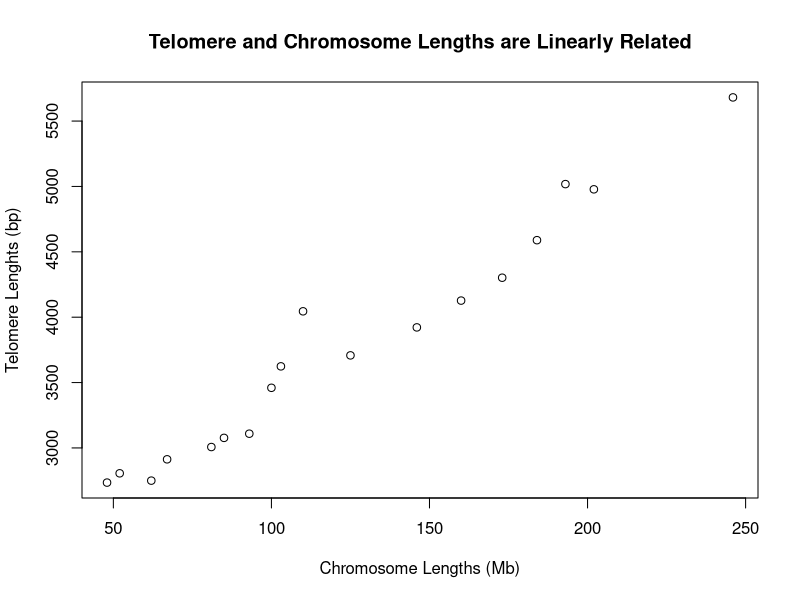
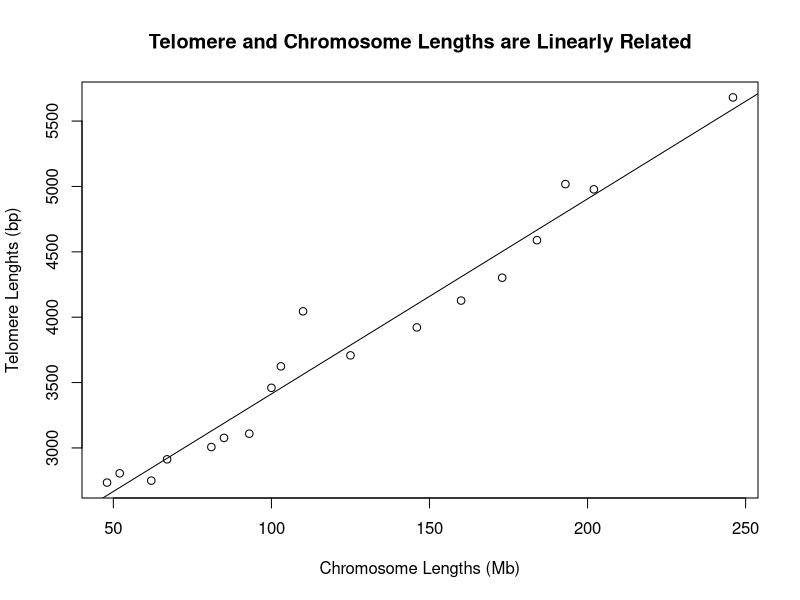
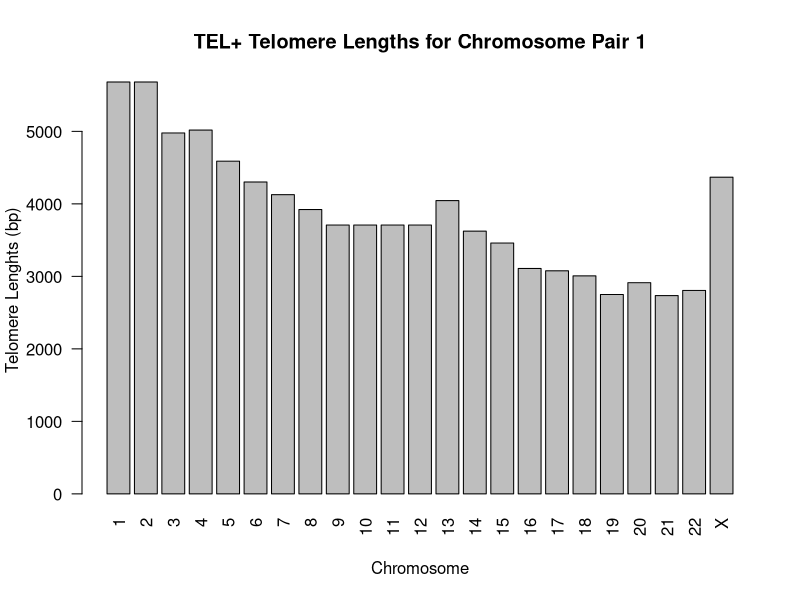
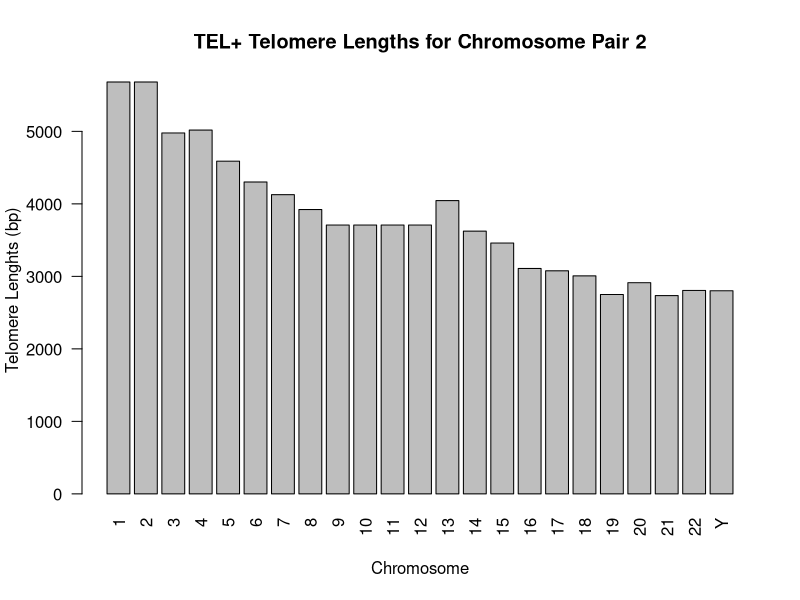
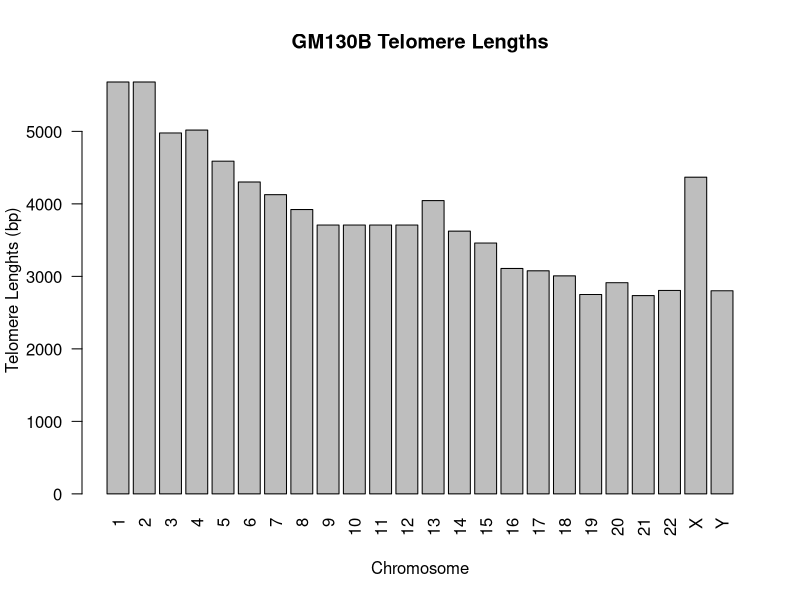
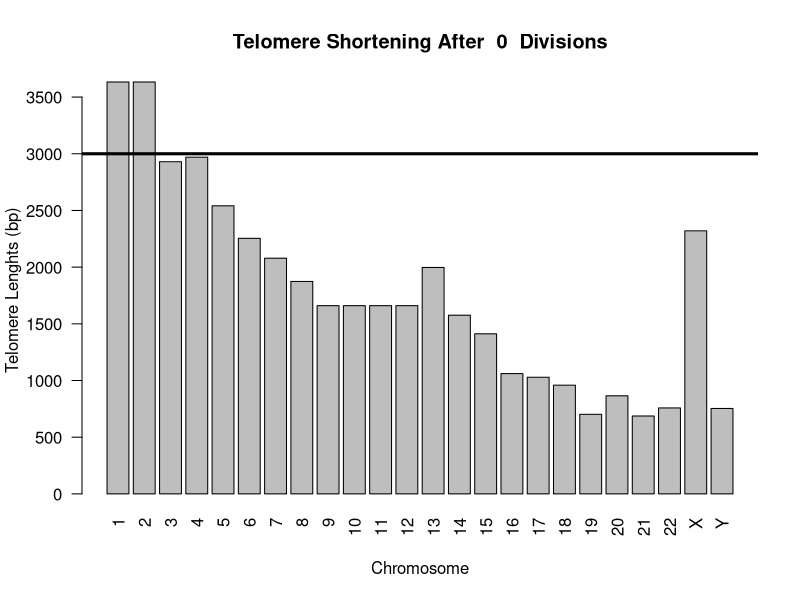
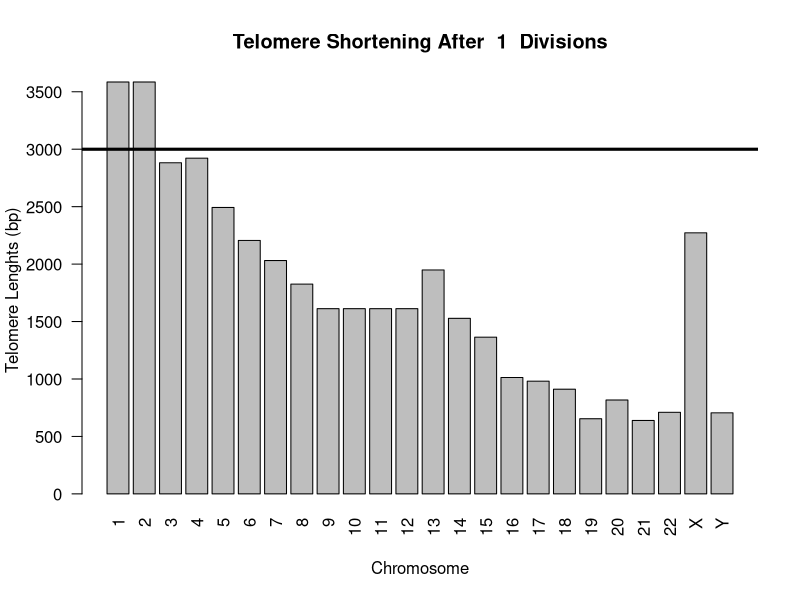
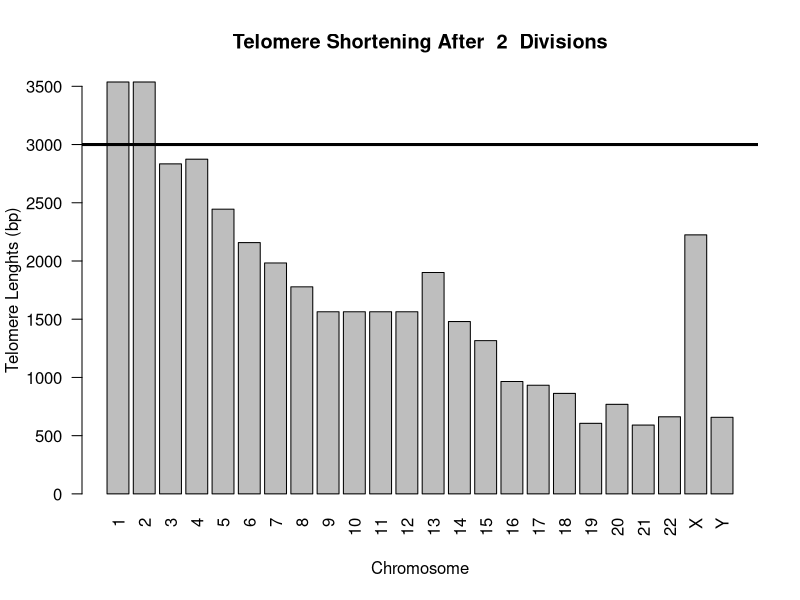

These charts were generated, in order, by the following R code:
## ---- chunk 1
# according to Suda 2002 there should be a linear relationship between chromosome length and telomere length
# Suda 2002 Table 1 chromosome size (megabases) and telomere length (bp)
chromosome_lengths <- c(246, 202, 193, 184, 173, 160, 146, 125, 110, 103, 100, 93, 85, 81, 62, 67, 48, 52)
telomere_lengths <- c(5681, 4978, 5018, 4589, 4302, 4127, 3922, 3708, 4045, 3624, 3460, 3109, 3077, 3007, 2750, 2913, 2735, 2806)
# these should be 18 long cause that's how many rows Suda 2002 has
length(chromosome_lengths)
length(telomere_lengths)
plot(chromosome_lengths, telomere_lengths, main ="Telomere and Chromosome Lengths are Linearly Related", xlab="Chromosome Lengths (Mb)", ylab="Telomere Lenghts (bp)")
## ---- chunk 2
# this is a linear regression of the variables
lm(telomere_lengths ~ chromosome_lengths)
## ---- chunk 3
# here I'm using abline to add the line of regression
plot(chromosome_lengths, telomere_lengths, main ="Telomere and Chromosome Lengths are Linearly Related", xlab="Chromosome Lengths (Mb)", ylab="Telomere Lenghts (bp)")
abline(1921.27 , 14.92)
## ---- chunk 4
# let's check the math here

14.92*50 + 1921.27

14.92*250 + 1921.27
## ---- chunk 5
# I'm assuming that this relationship will hold true for chromosomes X + Y
# AND that p/q is 1 in telomerase (Perrem 2001) and that it's fine
# to think of chromsomes 1+2 having equal telomere lengths AND that same deal for 9-12
# I need to calculate lengths for chromosome x and chromosome y
# Morton 1991 Parameters of the human genome Table 1 has data I can play with
# BUT, keep in mind that the chromosome Mb are slightly different from Suda 2002
# using y=mx+b to get x length
# NOTE that the Suda 2002 cell line is from a male, so it's XY
chromosome_X_length <- 14.92*164 + 1921.27
chromosome_X_length
# using y=mx+b to get y length
chromosome_Y_length <- 14.92*59 + 1921.27
chromosome_Y_length
# adding in the missing telomere lengths
chromosome_1_length <- telomere_lengths[1]
chromosome_2_length <- telomere_lengths[1]
chromosome_9_length <- telomere_lengths[8]
chromosome_10_length <- telomere_lengths[8]
chromosome_11_length <-telomere_lengths[8]
chromosome_12_length <- telomere_lengths[8]
## ---- chunk 6
# telomere_lengths is from Suda 2002. I wanna update it to have:
# individual lengths for C1+2
# individual lengths for C9-12
# individual lengths for X & Y 
# ^ REMEMBER that X and Y are on different pairs of chromosomes!!!
# So, the diploid chromosome would be missing C2, C10, C11, C12, and X (OR Y)
# that's 5 less than 23, so initial length should be 18
length(telomere_lengths)
telomere_lengths
## ---- chunk 7
# here's the complete list of lengths for autosomal chromosomes 1-22 and sex chromosomes x and y
chrom_1 <- chromosome_1_length
chrom_2 <- chromosome_2_length
chrom_3 <- telomere_lengths[2]
chrom_4 <- telomere_lengths[3]
chrom_5 <- telomere_lengths[4]
chrom_6 <- telomere_lengths[5]
chrom_7 <- telomere_lengths[6]
chrom_8 <- telomere_lengths[7]
chrom_9 <- chromosome_9_length
chrom_10 <- chromosome_10_length
chrom_11 <- chromosome_11_length
chrom_12 <- chromosome_12_length
chrom_13 <- telomere_lengths[9]
chrom_14 <- telomere_lengths[10]
chrom_15 <- telomere_lengths[11]
chrom_16 <- telomere_lengths[12]
chrom_17 <- telomere_lengths[13]
chrom_18 <- telomere_lengths[14]
chrom_19 <- telomere_lengths[15]
chrom_20 <- telomere_lengths[16]
chrom_21 <- telomere_lengths[17]
chrom_22 <- telomere_lengths[18]
chrom_X <- chromosome_X_length
chrom_Y <- chromosome_Y_length
## ---- chunk 8
# this set has the X chromosome
chromosome_pair_1_telomere_lengths <- c(chrom_1, chrom_2, chrom_3, chrom_4, chrom_5, chrom_6, chrom_7, chrom_8, chrom_9, chrom_10, chrom_11, chrom_12,chrom_13,chrom_14,chrom_15,chrom_16,chrom_17,chrom_18,chrom_19,chrom_20, chrom_21, chrom_22, chrom_X)
# this set has the Y chromosome
chromosome_pair_2_telomere_lengths <- c(chrom_1, chrom_2, chrom_3, chrom_4, chrom_5, chrom_6, chrom_7, chrom_8, chrom_9, chrom_10, chrom_11, chrom_12,chrom_13,chrom_14,chrom_15,chrom_16,chrom_17,chrom_18,chrom_19,chrom_20, chrom_21, chrom_22, chrom_Y)

all_lengths <- c(chrom_1, chrom_2, chrom_3, chrom_4, chrom_5, chrom_6, chrom_7, chrom_8, chrom_9, chrom_10, chrom_11, chrom_12,chrom_13,chrom_14,chrom_15,chrom_16,chrom_17,chrom_18,chrom_19,chrom_20, chrom_21, chrom_22, chrom_X, chrom_Y)
mean(all_lengths)
(min(all_lengths)-2000)/48
(mean(all_lengths)-2000)/48
measured_lengths <- c(chrom_1, chrom_3, chrom_4, chrom_5, chrom_6, chrom_7, chrom_8, chrom_9,chrom_13,chrom_14,chrom_15,chrom_16,chrom_17,chrom_18,chrom_19,chrom_20, chrom_21, chrom_22)
(mean(measured_lengths))
(min(measured_lengths)-2000)/48
(mean(measured_lengths)-2000)/48
# paper
(2735-2000)/48
(3998-2000)/48
## ---- chunk 9
# here are the labels for chromosome pair set 1 and set 2
chromosome_pair_1_names <- c((1:22), "X")
chromosome_pair_2_names <- c((1:22), "Y")
## ---- chunk 10
barplot(chromosome_pair_1_telomere_lengths, names.arg=chromosome_pair_1_names, las=2, main ="TEL+ Telomere Lengths for Chromosome Pair 1", xlab="Chromosome", ylab="Telomere Lenghts (bp)")
# abline(h=2735)
## ---- chunk 11
# this has the y chromosome
barplot(chromosome_pair_2_telomere_lengths, names.arg=chromosome_pair_2_names, las=2, main ="TEL+ Telomere Lengths for Chromosome Pair 2", xlab="Chromosome", ylab="Telomere Lenghts (bp)")
## ---- chunk 12
# in the simple case of telomerase it is fair to assume the p and q arms will have a ratio of 1
# there's no real reason to be showing the autosomal pairs separately because they're the same lengths
# I'll pool everything together
telomerase_chromosome_lengths <- c(chrom_1, chrom_2, chrom_3, chrom_4, chrom_5, chrom_6, chrom_7, chrom_8, chrom_9, chrom_10, chrom_11, chrom_12,chrom_13,chrom_14,chrom_15,chrom_16,chrom_17,chrom_18,chrom_19,chrom_20, chrom_21, chrom_22, chrom_X, chrom_Y)
telomerase_chromosome_names <- c((1:22), "X", "Y")
barplot(telomerase_chromosome_lengths, names.arg=telomerase_chromosome_names, las=2, main ="GM130B Telomere Lengths", xlab="Chromosome", ylab="Telomere Lenghts (bp)")
## ---- chunk 13
# This models telomere shortening for -TMM OR TEL+ Telomerase Inhibition of Suda 2002 Cells
above_zero <- TRUE
division_number <- 0
telomerase_chromosome_lengths_play <- telomerase_chromosome_lengths -2000
while(above_zero) {
  telomerase_chromosome_lengths_play <- telomerase_chromosome_lengths_play - 48
  #print(telomerase_chromosome_lengths_play)
  #print(division_number)
  barplot(telomerase_chromosome_lengths_play, names.arg=telomerase_chromosome_names, las=2, main = paste("Telomere Shortening After ", division_number, " Divisions"), xlab="Chromosome", ylab="Telomere Lenghts (bp)")
  abline(h=5000, col="red", lwd=3)
  abline(h=3000, col="black", lwd=3)
  division_number <- division_number + 1
  # if(sum(mean(telomerase_chromosome_lengths_play) < 0) > 0)
  if(sum((telomerase_chromosome_lengths_play) < 0) > 0) {
    above_zero <- FALSE
  }
}

## ---- chunk 14
# use the range of chromosomal telomere lengths to estimate the starting telomere lengths of all chromosomes
# Sanders 2013 says human telomeres are estimated to be between 5,000 and 15,000 at birth
telomerase_chromosome_lengths_play <- telomerase_chromosome_lengths
# telomerase_chromosome_lengths_play
#mean(telomerase_chromosome_lengths)
15000/max(telomerase_chromosome_lengths)
#max(telomerase_chromosome_lengths_play) - min(telomerase_chromosome_lengths_play)
#sd(telomerase_chromosome_lengths_play)
telomerase_chromosome_lengths_START <- telomerase_chromosome_lengths * 15000/max(telomerase_chromosome_lengths)
telomerase_chromosome_lengths_START
barplot(telomerase_chromosome_lengths_START, names.arg=telomerase_chromosome_names, las=2, main = "Estimated Initial Human Telomere Lengths", xlab="Chromosome", ylab="Telomere Lenghts (bp)")
abline(h=5000, col="red", lty=2, lwd=3)
abline(h=3000, col="black", lty=2, lwd=3)
## ---- chunk 15
# How long until senesence if starting at 15K? and -48bp on division Suda 2002
above_five_thousand <- TRUE
division_number <- 0
telomerase_chromosome_lengths_play <- telomerase_chromosome_lengths_START
while(above_five_thousand) {
  telomerase_chromosome_lengths_play <- telomerase_chromosome_lengths_play - 48
  #print(telomerase_chromosome_lengths_play)
  #print(division_number)
  barplot(telomerase_chromosome_lengths_play, names.arg=telomerase_chromosome_names, las=2, main = paste("Senescence After Telomere Shortening From ", division_number, " Divisions"), xlab="Chromosome", ylab="Telomere Lenghts (bp)", ylim=c(0,15000))
  abline(h=5000, col="red", lwd=3)
  abline(h=3000, col="black", lwd=3)
  division_number <- division_number + 1
  if(sum(telomerase_chromosome_lengths_play < 5000) > 0) {
    above_five_thousand <- FALSE
  }
}
## ---- chunk 16
# How long until senesence if starting at 15K? and -48bp on division Suda 2002
# What if transforming mutations occur?
above_five_thousand <- TRUE
division_number <- 0
telomerase_chromosome_lengths_play <- telomerase_chromosome_lengths_START
while(above_five_thousand) {
  telomerase_chromosome_lengths_play <- telomerase_chromosome_lengths_play - 48
  barplot(telomerase_chromosome_lengths_play, names.arg=telomerase_chromosome_names, las=2, main = paste("Telomere Shortening After ", division_number, " Divisions"), xlab="Chromosome", ylab="Telomere Lenghts (bp)")
  abline(h=5000, col="red", lwd=3)
  abline(h=3000, col="black", lwd=3)
  division_number <- division_number + 1
  if(sum(telomerase_chromosome_lengths_play < 5000) > 0) {
    above_five_thousand <- FALSE
  }
}
## ---- chunk 17
# ALT chromosomes have different sizes for the p and q arms, so now I'll need to take those into account. 
# the length of one set of chromosomes should be 23
one_set_of_chromosomes <- c((1:22), "X")
length(one_set_of_chromosomes)
# list of autosome pairs and sex chromosomes should be 46 long
autosome_pairs_sex_chromosomes <- c("c1a1", "c2a1", "c3a1", "c4a1", "c5a1", "c6a1", "c7a1", "c8a1", "c9a1", "c10a1", "c11a1", "c12a1", "c13a1", "c14a1", "c15a1", "c16a1", "c17a1", "c18a1", "c19a1", "c20a1", "c21a1", "c22a1", "cX", "c1a2", "c2a2", "c3a2", "c4a2", "c5a2", "c6a2", "c7a2", "c8a2", "c9a2", "c102", "c11a2", "c12a2", "c13a2", "c142", "c15a2", "c16a2", "c172", "c18a2", "c19a2", "c20a2", "c21a2", "c22a2", "cY")
length(autosome_pairs_sex_chromosomes)
# list of autosome pairs and sex chromosomes AND both arms should be 92 long
#autosome_pairs_sex_chromosomes_and_arms <- c("c1a1p", "c2a1p", "c3a1p", "c4a1p", "c5a1p", "c6a1p", "c7a1p", "c8a1p", "c9a1p", "c10a1p", "c11a1p", "c12a1p", "c13a1p", "c14a1p", "c15a1p", "c16a1p", "c17a1p", "c18a1p", "c19a1p", "c20a1p", "c21a1p", "c22a1p", "cXp", "c1a2p", "c2a2p", "c3a2p", "c4a2p", "c5a2p", "c6a2p", "c7a2p", "c8a2p", "c9a2p", "c102p", "c11a2p", "c12a2p", "c13a2p", "c142p", "c15a2p", "c16a2p", "c172p", "c18a2p", "c19a2p", "c20a2p", "c21a2p", "c22a2p", "cYp", "c1a1q", "c2a1q", "c3a1q", "c4a1q", "c5a1q", "c6a1q", "c7a1q", "c8a1q", "c9a1q", "c10a1q", "c11a1q", "c12a1q", "c13a1q", "c14a1q", "c15a1q", "c16a1q", "c17a1q", "c18a1q", "c19a1q", "c20a1q", "c21a1q", "c22a1q", "cXq", "c1a2q", "c2a2q", "c3a2q", "c4a2q", "c5a2q", "c6a2q", "c7a2q", "c8a2q", "c9a2q", "c102q", "c11a2q", "c12a2q", "c13a2q", "c142q", "c15a2q", "c16a2q", "c172q", "c18a2q", "c19a2q", "c20a2q", "c21a2q", "c22a2q", "cYq")

# I want the order of chrom1a1p, chrom1a1q, chrom1a2p ... chromXp, chromXq, chrom1a2p, chrom1a2q ... chromYp, chromYp
# this list should be 92 long
autosome_pairs_sex_chromosomes_and_arms <- c("c1a1p", "c1a1q","c2a1p","c2a1q","c3a1p","c3a1q","c4a1p","c4a1q","c5a1p","c5a1q","c6a1p","c6a1q","c7a1p","c7a1q","c8a1p","c8a1q","c9a1p","c9a1q","c10a1p","c10a1q","c11a1p","c11a1q","c12a1p","c12a1q","c13a1p","c13a1q","c14a1p","c14a1q","c15a1p","c15a1q","c16a1p","c16a1q","c17a1p","c17a1q","c18a1p","c18a1q","c19a1p","c19a1q","c20a1p","c20a1q","c21a1p","c21a1q","c22a1p","c22a1q","cXp","cXq","c1a2p","c1a2q","c2a2p","c2a2q","c3a2p","c3a2q","c4a2p","c4a2q","c5a2p","c5a2q","c6a2p","c6a2q","c7a2q", "c8a2p","c8a2q","c7a2p","c9a2q","c9a2p","c102q","c102p","c11a2q","c11a2p","c12a2p","c12a2q", "c13a2p","c13a2q", "c142p","c142q", "c15a2p", "c15a2q","c16a2p","c16a2q","c172p","c172q","c18a2p","c18a2q","c19a2p", "c19a2q","c20a2p","c20a2q", "c21a2p","c21a2q","c22a2p","c22a2q","cYp","cYq")
length(autosome_pairs_sex_chromosomes_and_arms)
## ---- chunk 18
# Here are some of the inspiration papers for the model:
# Bryan 1995. ALT up to 50 kb (peaks at 10 and 50 kb)
# Henson 2002 less than 3kb to over 50 kb
# Murnane 1994 ALT cells sporadic +/- in telomere lengths up to 20 kb AND gradual erosion of 50 bp/ PD
# Yeager 1999 ALT pattern took 17 generations to escape culture w/clone
# LOTS OF CITATIONS FOR THIS up to 30% of ALT telomeres have undetectable telomeres MIGHT BE UNDETECTABLY SHORT CAUSE DIFF SEQUENCES
# 28 is J.N. Jeyapalan, A. Mendez-Bermudez, N. Zaffaroni, Y.E. Dubrova, N.J. Royle
# PERREM 2001 p/q arm ratios are off in ALT (p / q is 10 - 0.1)
# Henson 2010 Assaying and investigating Alternative Lengthening of Telomeres activity in human cells and cancers
# ALT makes the ratio of p/q weird. Expected to be unchanged if ALT turned off.
# Henson 2010 Assaying and investigating Alternative Lengthening of Telomeres activity in human cells and cancer
# Losses of chromosomes 13, X, and 22, gains of 2, 3, 5, and 20, and translocation/deletion events involving several common chromosomal fragile sites (CFSs) were recurrent.

# it creates a list of 92 telomeres that randomly range from 500 bp to 50,000 bp in size. 
# the p / q ratio is randomly chosen between 10 - 0.1
# p + q arm = total telomere length for the chromosome of interest

# it creates 92 telomeres
ALT_telomere_lengths <- vector("list", 92)
# these are placeholders for values that will be used throughout the program
current_telomere_length_total <- 0
current_telomere_length_Q <- 0
current_telomere_length_P <- 0
# i keeps track of the current interation. Note that each run has two iterations of adding to the tel length list
i <- 1
generate_ALT_telomeres <- function() {
  # runs for 46 items (cause 92 total and creating p and q w/ each loop)
  for(length in 1:46){
    # determine the total telomere length between 500 and 50,000 bp
    current_telomere_length <- runif(1, min=500, max=50000)
    # determine the p/q ratio between 0.1 and 10
    P_to_Q_ratio <- runif(1, 0.1, 10)
    # get the q arm length. This is some cool math! BUT, it might not be obvious
    # there are two formulas here
    # 1) p arm + q arm = total length
    # 2) p arm / q arm = ratio => p arm = ratio * q arm
    # substituting 2 into 1: ratio * q arm + q arm = total length
    current_telomere_length_Q <- current_telomere_length/(P_to_Q_ratio+1)
    # get the p arm length
    current_telomere_length_P <- current_telomere_length - current_telomere_length_Q
    # get the sum (this number is already known. I'm using it for error checking)
    current_sum_p_q <- current_telomere_length_Q+current_telomere_length_P
    # get the p/q ratio (this number is already known. I'm using it for error checking)
    determine_P_to_Q_ratio <- current_telomere_length_P / current_telomere_length_Q
    # print out the math to check by hand
    print(paste("current total length is ", current_telomere_length, "Q is ", current_telomere_length_Q, "P is ", current_telomere_length_P, " sum is ", current_sum_p_q))
    print(paste("current P_to_Q_ratio is ", P_to_Q_ratio, "Q is ", current_telomere_length_Q, "P is ", current_telomere_length_P, " P_to_Q_ratio is ", determine_P_to_Q_ratio))
    print("")
    # store current p and q arms
    ALT_telomere_lengths[i] <- current_telomere_length_P 
    i <- i + 1
    ALT_telomere_lengths[i] <- current_telomere_length_Q
    i <- i + 1
  }
  return(ALT_telomere_lengths)
}
ALT_telomere_lengths <- generate_ALT_telomeres()
## ---- chunk 19
# This is a disgusting mess of overhwelming data
# I should look at individual pairs of chromosomes
barplot(as.numeric(ALT_telomere_lengths), names.arg=autosome_pairs_sex_chromosomes_and_arms, las=2, main="ALT+ Telomere Lengths for Chromosomes", xlab="Chromosome", ylab="Telomere Lengths (bp)", ylim=c(0,50000))
abline(h=5000, col="red", lwd=3)
abline(h=3000, col="black", lwd=3)
## ---- chunk 20
barplot(as.numeric(ALT_telomere_lengths[1:46]), names.arg=autosome_pairs_sex_chromosomes_and_arms[1:46], las=2, main="ALT+ Telomere Lengths for Chromosomes", ylab="Telomere Lengths (bp)", ylim=c(0,50000))
abline(h=5000, col="red", lwd=3)
abline(h=3000, col="black", lwd=3)
## ---- chunk 21
barplot(as.numeric(ALT_telomere_lengths[47:92]), names.arg=autosome_pairs_sex_chromosomes_and_arms[47:92], las=2, main="ALT+ Telomere Lengths for Chromosomes", ylab="Telomere Lengths (bp)", ylim=c(0,50000))
abline(h=5000, col="red", lwd=3)
abline(h=3000, col="black", lwd=3)
